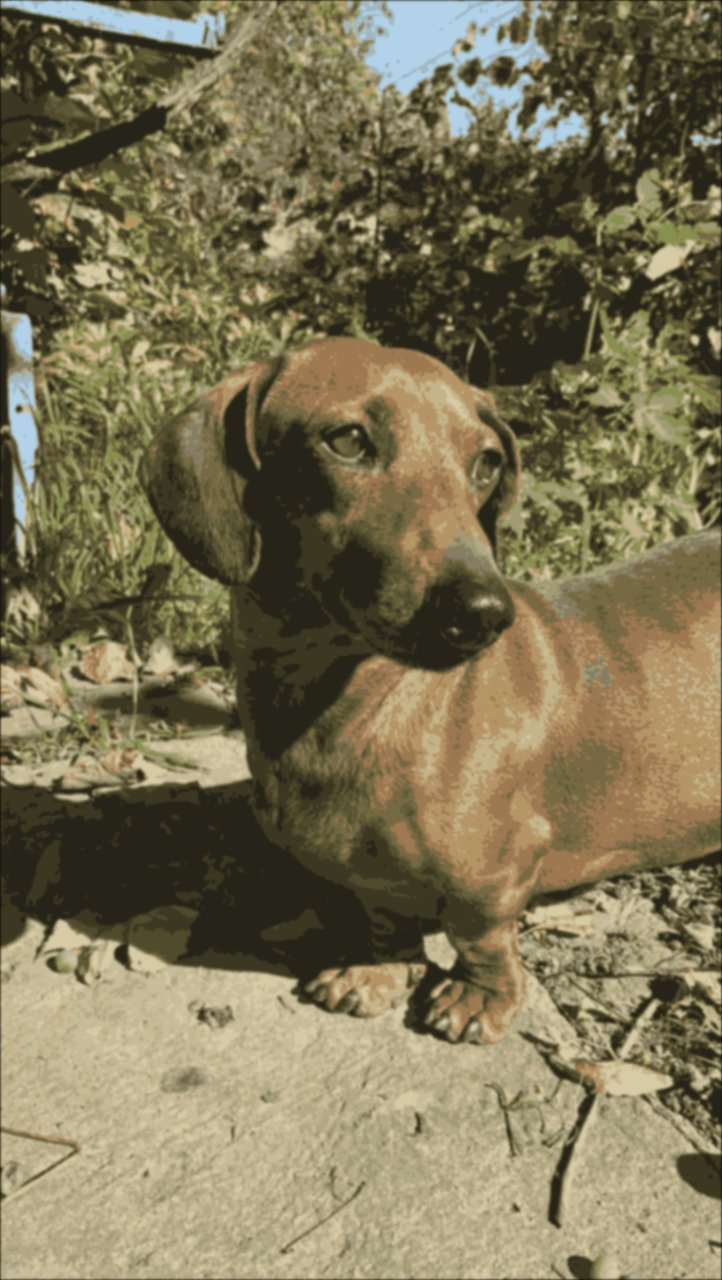
#> input picture assets/dog_quality_ultra_bad.jpg, 722 x 1280 px
$ python -i histogram_equalizer.py   (imports and definitions only)
#> lines starting #> are read from the running program, lines starting #| are printed output that depends on the picture
import numpy as np
from PIL import Image


def equalize_histogram(image_path: str) -> tuple[np.ndarray, np.ndarray]:
    """Apply histogram equalization to a color image.

    Converts to YCbCr, equalizes the Y (luminance) channel, converts back to RGB.
    Returns (original_rgb, equalized_rgb) as uint8 numpy arrays.
    """
#> called with image_path = '../../assets/dog_quality_ultra_bad.jpg'
    img = Image.open(image_path).convert("RGB")
#> img is the input picture: PIL image 722x1280 RGB; mean R, G, B 124.4, 115.5, 84.4
    original = np.array(img)

    ycbcr = np.array(img.convert("YCbCr"), dtype=np.float64)
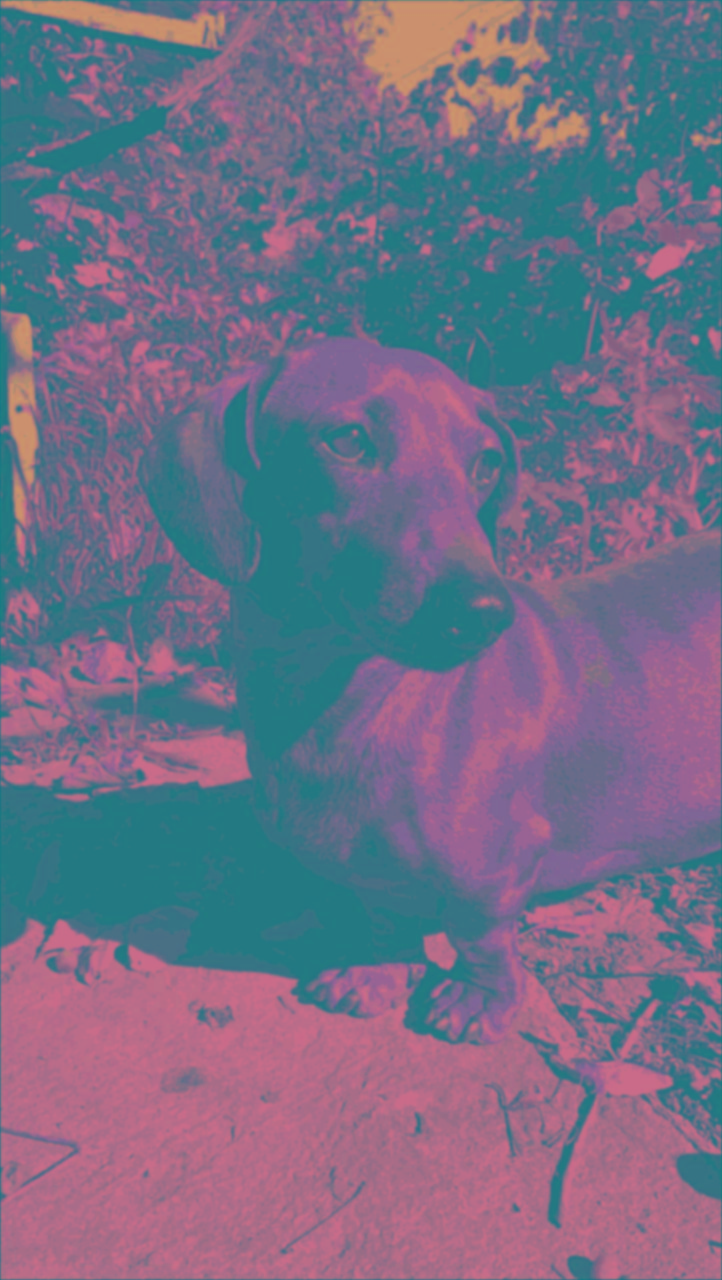
#> ycbcr: shape (1280, 722, 3) float64; mean R, G, B 114.2, 110.6, 134.5
    y_channel = ycbcr[:, :, 0]
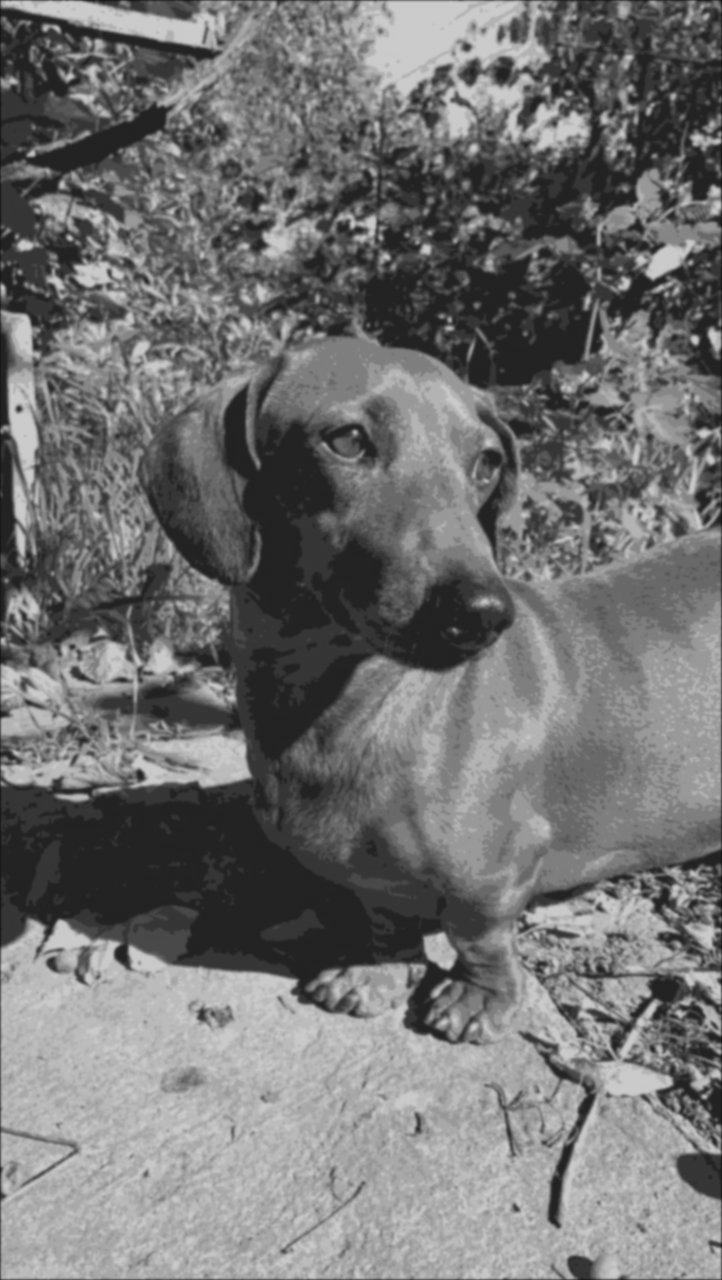
#> y_channel: shape (1280, 722) float64; min 18, max 207, mean 114.2

    # Compute histogram and CDF
    hist, _ = np.histogram(y_channel.flatten(), bins=256, range=(0, 256))
#> hist = 256 values, max 54421 at index 35, min 0 at index 0, mean 3610
    cdf = hist.cumsum()
#> cdf = 256 values from 0 to 924160
    cdf_min = cdf[cdf > 0].min()
#> cdf_min = 1
    total_pixels = y_channel.size
#> total_pixels = 924160

    # Apply equalization: s_k = round((cdf(k) - cdf_min) / (M*N - cdf_min) * 255)
    lut = np.round((cdf - cdf_min) / (total_pixels - cdf_min) * 255).astype(np.uint8)
#> lut = 256 values from 0 to 255
    ycbcr[:, :, 0] = lut[y_channel.astype(np.uint8)]
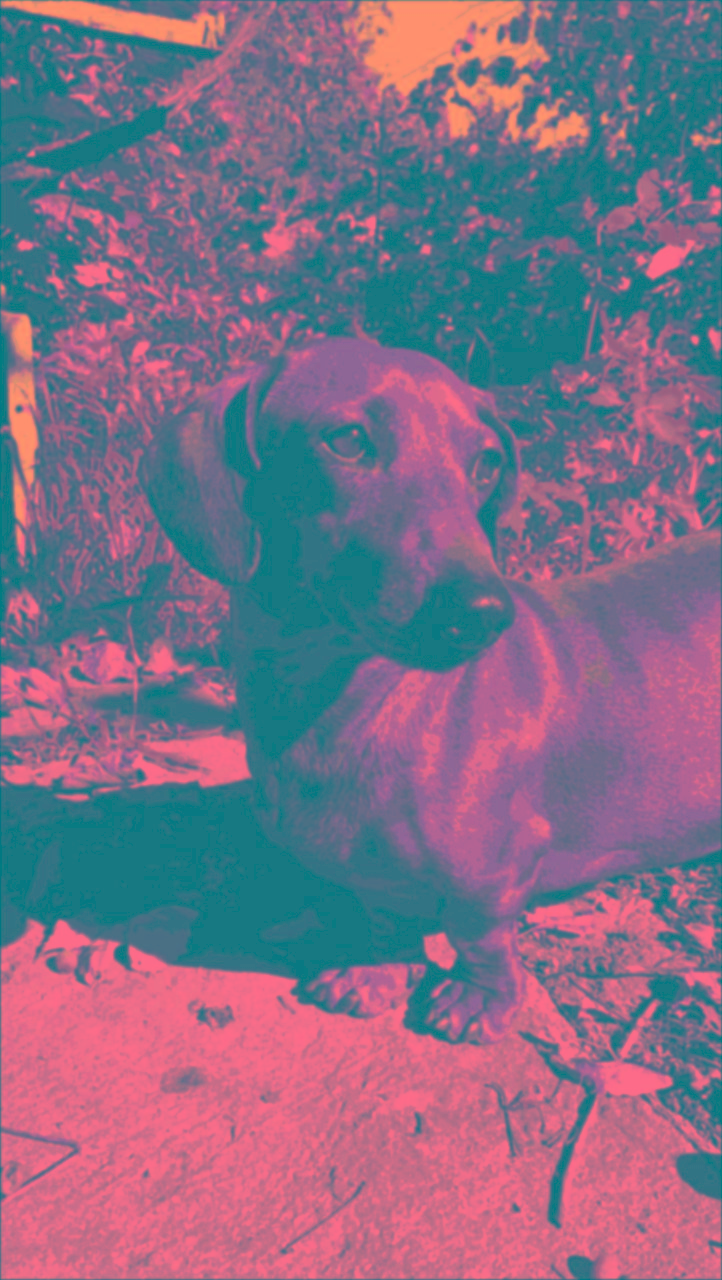
#> ycbcr: shape (1280, 722, 3) float64; mean R, G, B 128.7, 110.6, 134.5

    equalized_img = Image.fromarray(ycbcr.astype(np.uint8), mode="YCbCr").convert("RGB")
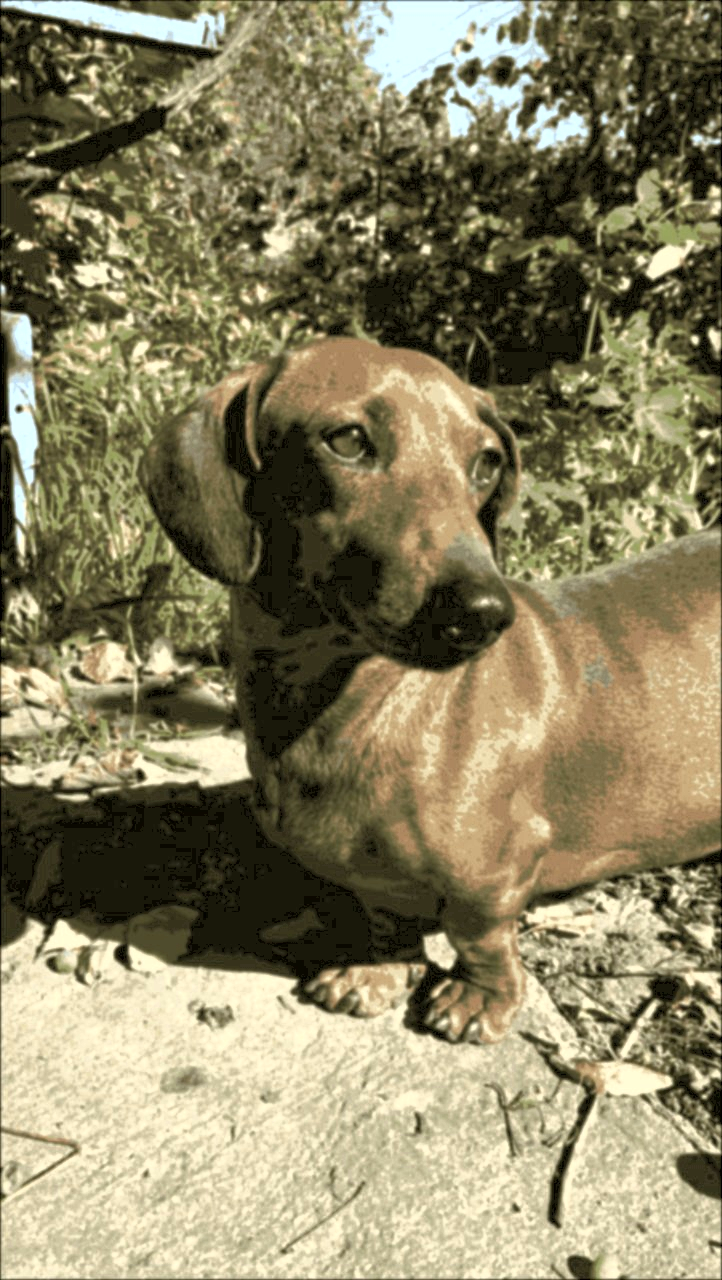
#> equalized_img: PIL image 722x1280 RGB; mean R, G, B 137.2, 129.5, 97.2
    equalized = np.array(equalized_img)

    return original, equalized

>>> result = equalize_histogram('../../assets/dog_quality_ultra_bad.jpg')
